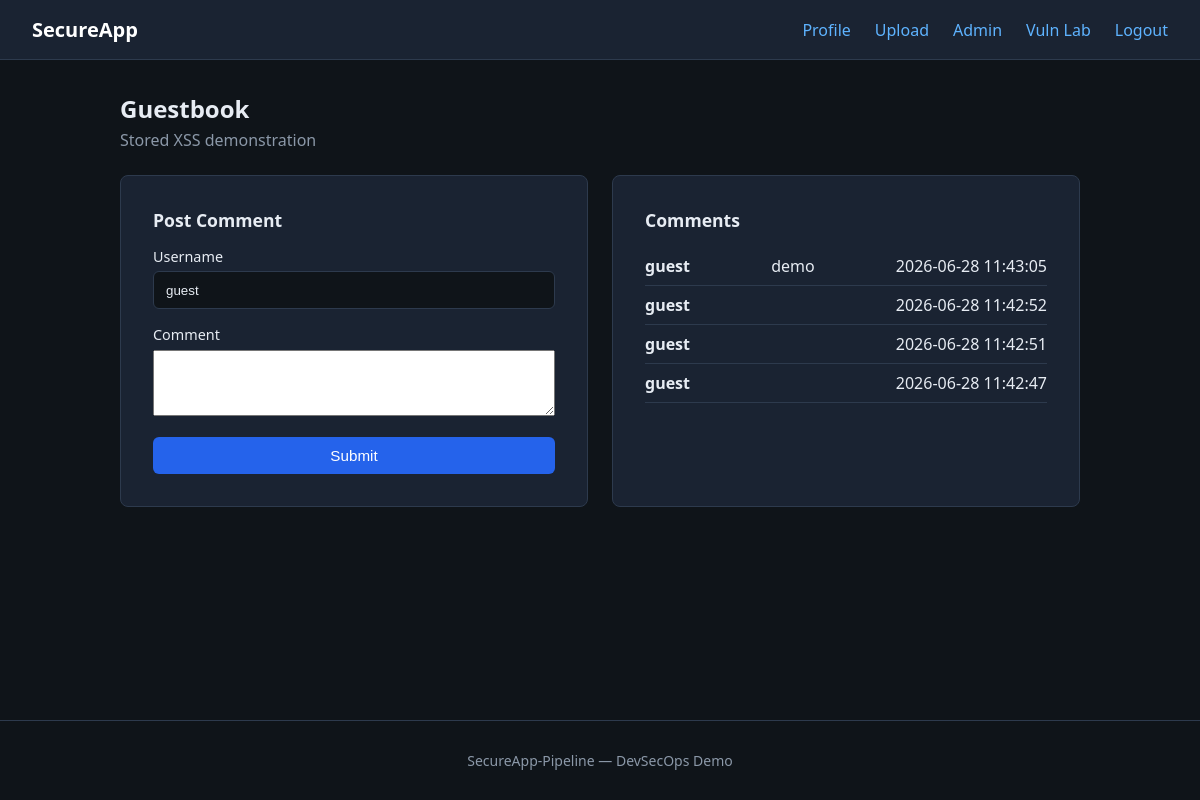
The app's page /vulnerable/xss-stored (signed in) with its own data.
### tables this page shows
CREATE TABLE vulnerable_comments (
            id INTEGER PRIMARY KEY AUTOINCREMENT,
            username TEXT NOT NULL,
            body TEXT NOT NULL,
            created_at TEXT NOT NULL
        );

### app/routes/vulnerable.py (the view, shortened to what this page needs)
@vulnerable_bp.route("/xss-stored", methods=["GET", "POST"])
def xss_stored():
    db = get_db()
    comments = db.execute(
        """
        SELECT username, body, created_at
        FROM vulnerable_comments
        ORDER BY id DESC
        """
    ).fetchall()
    return render_template("vulnerable/xss_stored.html", comments=comments)

### app.py (called while the page is built)
def get_db():
    if "db" not in g:
        g.db = sqlite3.connect(DATABASE)
        g.db.row_factory = sqlite3.Row
    return g.db

def current_user():
    if "user_id" not in session:
        return None
    return get_db().execute(
        "SELECT id, username, email, is_admin, created_at FROM users WHERE id = ?",
        (session["user_id"],),
    ).fetchone()

@app.before_request
def load_logged_in_user():
    g.user = current_user()

### app/routes/vulnerable.py (called while the page is built)
def get_db():
    return g.db

### templates/vulnerable/xss_stored.html (shortened to what this page needs)
{% extends "base.html" %}
{% block content %}
<section class="page-header">
    <h1>Guestbook</h1>
    <p class="subtitle">Stored XSS demonstration</p>
</section>
<div class="card-grid">
    <article class="card">
        <h2>Post Comment</h2>
        <form method="post" class="form">
            <div class="form-group">
                <label for="username">Username</label>
                <input type="text" id="username" name="username" value="guest">
            </div>
            <div class="form-group">
                <label for="body">Comment</label>
                <textarea id="body" name="body" rows="4" style="width:100%;"></textarea>
            </div>
            <button type="submit" class="btn btn-primary">Submit</button>
        </form>
    </article>
    <article class="card">
        <h2>Comments</h2>
        {% if comments %}
            <ul class="item-list">
                {% for comment in comments %}
                    <li>
                        <strong>{{ comment.username|safe }}</strong>
                        <div>{{ comment.body|safe }}</div>
                        <time>{{ comment.created_at }}</time>
                    </li>
                {% endfor %}
            </ul>
        {% else %}
            <p class="empty-state">No comments yet.</p>
        {% endif %}
    </article>
</div>
{% endblock %}

### app/static/css/style.css (style rules this page uses)
*, *::before, *::after { box-sizing: border-box; }
body { margin: 0; font-family: "Segoe UI", system-ui, sans-serif; background: #0f1419; color: #e7ecf3; min-height: 100vh; display: flex; flex-direction: column; }
.auth-card, .card { background: #1a2332; border: 1px solid #2d3a4d; border-radius: 8px; padding: 2rem; }
.page-header { margin-bottom: 1.5rem; }
.page-header h1, .auth-card h1 { margin: 0 0 0.25rem; }
.subtitle { color: #8b98a8; margin: 0 0 1.5rem; }
.form-group { margin-bottom: 1rem; }
.form-group label { display: block; margin-bottom: 0.35rem; font-size: 0.9rem; }
.form-group input[type="text"], .form-group input[type="email"], .form-group input[type="password"], .form-group input[type="file"] { width: 100%; padding: 0.65rem 0.75rem; border: 1px solid #2d3a4d; border-radius: 6px; background: #0f1419; color: #e7ecf3; }
.btn { display: inline-block; padding: 0.65rem 1.25rem; border: none; border-radius: 6px; cursor: pointer; font-size: 0.95rem; }
.btn-primary { background: #2563eb; color: #fff; width: 100%; }
.card-grid { display: grid; gap: 1.5rem; }
@media (min-width: 768px) { .card-grid { grid-template-columns: 1fr 1fr; } }
.card h2 { margin-top: 0; font-size: 1.1rem; }
.item-list { list-style: none; padding: 0; margin: 0 0 1rem; }
.item-list li { display: flex; justify-content: space-between; padding: 0.5rem 0; border-bottom: 1px solid #2d3a4d; }

### records on screen
vulnerable_comments: username "guest", body "demo", created_at "2026-06-28 11:43:05"
vulnerable_comments: username "guest", created_at "2026-06-28 11:42:52"
vulnerable_comments: username "guest", created_at "2026-06-28 11:42:51"
vulnerable_comments: username "guest", created_at "2026-06-28 11:42:47"
